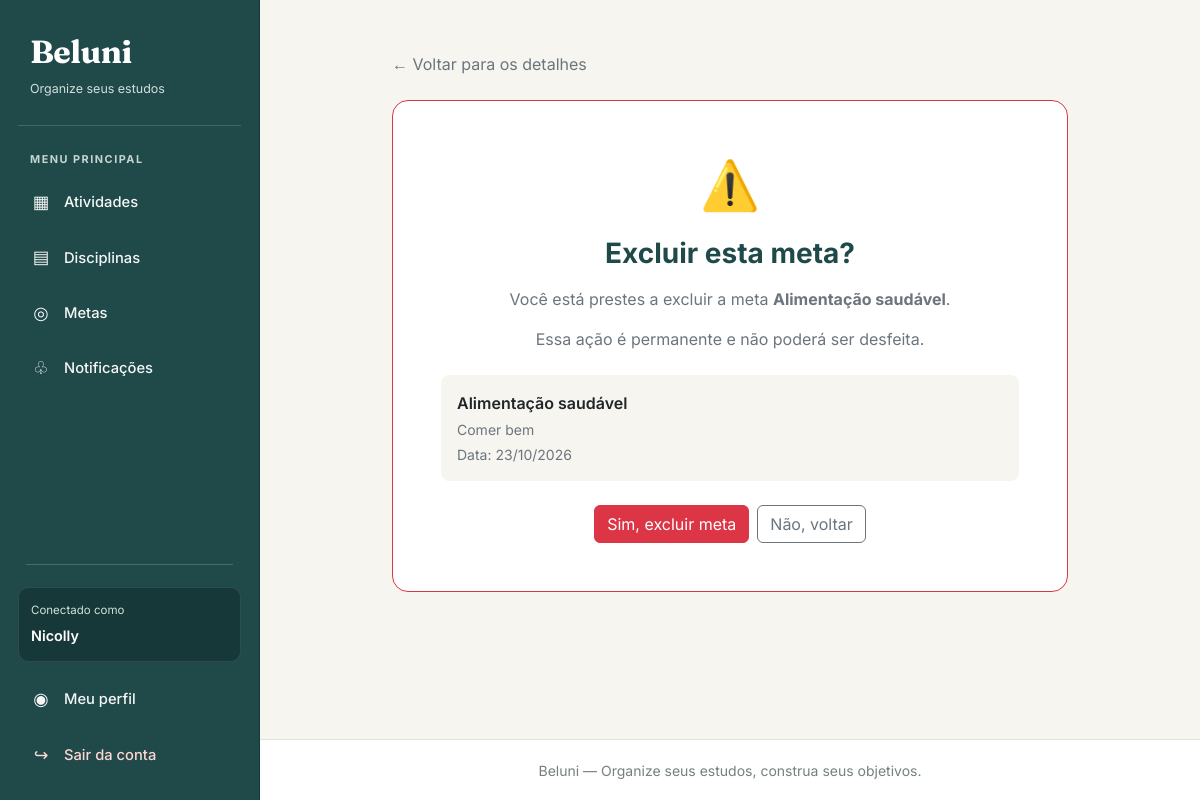
Screenshot of /metas/3/excluir/ (signed in) with the database file from the repository.
### meta/models.py (models this page shows, shortened)
class Meta(models.Model):
    titulo = models.CharField(max_length=100)
    detalhamento = models.CharField(max_length=255)
    data = models.DateField()
    estudante = models.ForeignKey(
        Estudante,
        on_delete=models.CASCADE,
        related_name="metas"
    )
    concluida = models.BooleanField(default=False)

### meta/views.py (the view)
# urls.py: path('<int:id>/excluir/', views.excluir_meta, name='excluir_meta'),
@login_required
@permission_required('meta.delete_meta')
def excluir_meta(request, id):
    estudante = obter_estudante(request.user)
    meta = get_object_or_404(
        metas_do_estudante(estudante),
        id=id
    )
    if request.method == 'POST':
        meta.delete()
        return redirect('listar_metas')
    return render(
        request,
        'meta/excluir.html',
        {'meta': meta}
    )

### meta/views.py (called while the page is built)
def obter_estudante(usuario):
    return get_object_or_404(
        Estudante,
        pk=usuario.pk
    )

def metas_do_estudante(estudante):
    return Meta.objects.filter(
        estudante=estudante
    )

### meta/templates/meta/excluir.html (shortened to what this page needs)
{% extends 'base.html' %}
{% block conteudo %}
<div class="container py-4" style="max-width: 700px;">
    <div class="mb-4">
        <a href="{% url 'detalhar_meta' meta.id %}"
           class="text-decoration-none text-secondary">
            ← Voltar para os detalhes
        </a>
    </div>
    <div class="card border-danger">
        <div class="card-body p-4 p-md-5 text-center">
            <div class="mb-3" style="font-size: 3rem;">⚠️</div>
            <h1 class="h3 fw-bold mb-3" style="color: #20494A;">
                Excluir esta meta?
            </h1>
            <p class="text-secondary">
                Você está prestes a excluir a meta
                <strong>{{ meta.titulo }}</strong>.
            </p>
            <p class="text-secondary mb-4">
                Essa ação é permanente e não poderá ser desfeita.
            </p>
            <div class="p-3 rounded-3 text-start mb-4"
                 style="background-color: #F7F5EF;">
                <p class="fw-semibold mb-1">{{ meta.titulo }}</p>
                <p class="small text-secondary mb-1">
                    {{ meta.detalhamento }}
                </p>
                <p class="small text-secondary mb-0">
                    Data: {{ meta.data|date:"d/m/Y" }}
                </p>
            </div>
            <form method="post">
                <div class="d-flex flex-wrap justify-content-center gap-2">
                    <button type="submit" class="btn btn-danger">
                        Sim, excluir meta
                    </button>
                    <a href="{% url 'detalhar_meta' meta.id %}"
                       class="btn btn-outline-secondary">
                        Não, voltar
                    </a>
                </div>
            </form>
        </div>
    </div>
</div>
{% endblock %}

### templates/base.html (shortened to what this page needs)
{% load static %}
<!DOCTYPE html>
<html lang="pt-br">
<head>
    <link href="https://cdn.jsdelivr.net/npm/bootstrap@5.3.3/dist/css/bootstrap.min.css"
          rel="stylesheet">
</head>
<body>
<div class="app-layout">
    <div class="offcanvas-lg offcanvas-start sidebar"
         tabindex="-1"
         id="menuLateral"
         aria-labelledby="tituloMenuLateral">
        <div class="sidebar-inner">
            <div class="brand-area">
                <a href="{% url 'listar_atividades' %}"
                   class="brand-name"
                   id="tituloMenuLateral">
                    Beluni
                </a>
                <span class="brand-description">
                    Organize seus estudos
                </span>
            </div>
            {% if user.is_authenticated %}
                <p class="menu-label">Menu principal</p>
                <ul class="nav flex-column">
                    <li class="nav-item">
                        <a class="nav-link"
                           href="{% url 'listar_atividades' %}">
                            <span class="menu-icon">▦</span>
                            <span>Atividades</span>
                        </a>
                    </li>
                    <li class="nav-item">
                        <a class="nav-link"
                           href="{% url 'listar_disciplinas' %}">
                            <span class="menu-icon">▤</span>
                            <span>Disciplinas</span>
                        </a>
                    </li>
                    <li class="nav-item">
                        <a class="nav-link"
                           href="{% url 'listar_metas' %}">
                            <span class="menu-icon">◎</span>
                            <span>Metas</span>
                        </a>
                    </li>
                    <li class="nav-item">
                        <a class="nav-link"
                           href="{% url 'notificacao:listar_notificacoes' %}">
                            <span class="menu-icon">♧</span>
                            <span>Notificações</span>
                        </a>
                    </li>
                </ul>
                <div class="sidebar-bottom">
                    <hr class="sidebar-divider">
                    <div class="user-box">
                        <span class="user-box-label">
                            Conectado como
                        </span>
                        <span class="user-box-name">
                            {{ user.get_full_name|default:user.username }}
                        </span>
                    </div>
                    <ul class="nav flex-column">
                        <li class="nav-item">
                            <a class="nav-link"
                               href="{% url 'meu_perfil' %}">
                                <span class="menu-icon">◉</span>
                                <span>Meu perfil</span>
                            </a>
                        </li>
                        <li class="nav-item">
                            <a class="nav-link logout-link"
                               href="{% url 'logout_estudante' %}">
                                <span class="menu-icon">↪</span>
                                <span>Sair da conta</span>
                            </a>
                        </li>
                    </ul>
                </div>
            {% endif %}
        </div>
    </div>
    <div class="main-area">
        <main class="main-content">
            {% block conteudo %}{% endblock %}
        </main>
        <footer class="main-footer">
            <small>
                Beluni — Organize seus estudos, construa seus objetivos.
            </small>
        </footer>
    </div>
</div>
</body>
</html>

### templates/base.html (style rules this page uses)
:root { --beluni-petroleo: #20494A; --beluni-petroleo-escuro: #173839; --beluni-petroleo-hover: #2D5B5C; --beluni-areia: #E8DDC8; --beluni-fundo: #F7F5EF; --beluni-texto: #293B3B; --beluni-suave: #758080; --beluni-borda: #E5E2D9; }
* { box-sizing: border-box; }
body { margin: 0; min-height: 100vh; font-family: 'Inter', sans-serif; background-color: var(--beluni-fundo); color: var(--beluni-texto); }
.app-layout { display: flex; min-height: 100vh; }
.sidebar { flex: 0 0 260px; width: 260px; min-height: 100vh; background-color: var(--beluni-petroleo) !important; color: #FFFFFF; border-right: 1px solid var(--beluni-petroleo-escuro); }
.sidebar-inner { display: flex; flex-direction: column; min-height: 100vh; padding: 28px 18px 20px; background-color: var(--beluni-petroleo) !important; }
.brand-area { position: relative; padding: 0 12px 26px; margin-bottom: 25px; background-color: var(--beluni-petroleo); border-bottom: 1px solid rgba(255, 255, 255, 0.16); }
.brand-name { display: inline-block; font-family: 'Fraunces', serif; font-size: 2rem; font-weight: 700; letter-spacing: -0.5px; color: #FFFFFF !important; text-decoration: none; }
.brand-description { display: block; margin-top: 4px; color: #D2E0DC; font-size: 0.78rem; }
.menu-label { padding: 0 12px; margin: 0 0 10px; color: #C3D6D1; font-size: 0.68rem; font-weight: 700; letter-spacing: 1.5px; text-transform: uppercase; }
.sidebar .nav { gap: 5px; }
.sidebar .nav-link { display: flex; align-items: center; gap: 12px; padding: 12px; border-radius: 9px; background-color: transparent; color: #F5F7F6; font-size: 0.92rem; font-weight: 500; text-decoration: none; transition: background-color 0.2s ease, color 0.2s ease; }
.menu-icon { display: inline-flex; align-items: center; justify-content: center; width: 22px; flex-shrink: 0; font-size: 1.1rem; }
.sidebar-divider { border: 0; border-top: 1px solid rgba(255, 255, 255, 0.18); margin: 22px 8px; opacity: 1; }
.sidebar-bottom { margin-top: auto; padding-top: 22px; background-color: var(--beluni-petroleo); }
.user-box { padding: 14px 12px; margin-bottom: 12px; background-color: var(--beluni-petroleo-escuro); border: 1px solid rgba(255, 255, 255, 0.10); border-radius: 10px; overflow-wrap: anywhere; }
.user-box-label { display: block; color: #D2E0DC; font-size: 0.72rem; margin-bottom: 4px; }
.user-box-name { color: #FFFFFF; font-size: 0.9rem; font-weight: 600; }
.sidebar .logout-link { color: #FFD6D2; }
.main-area { display: flex; flex-direction: column; flex: 1; min-width: 0; min-height: 100vh; background-color: var(--beluni-fundo); }
.main-content { flex: 1; min-width: 0; padding: 28px; }
.card { border-radius: 1rem; }
.main-footer { padding: 18px 24px; border-top: 1px solid var(--beluni-borda); background-color: #FFFFFF; color: var(--beluni-suave); text-align: center; }

### rows the page displays
Meta: titulo "Alimentação saudável", detalhamento "Comer bem", data "23/10/2026"

### other values shown
{{ user.get_full_name|default:user.username }} "Nicolly"
